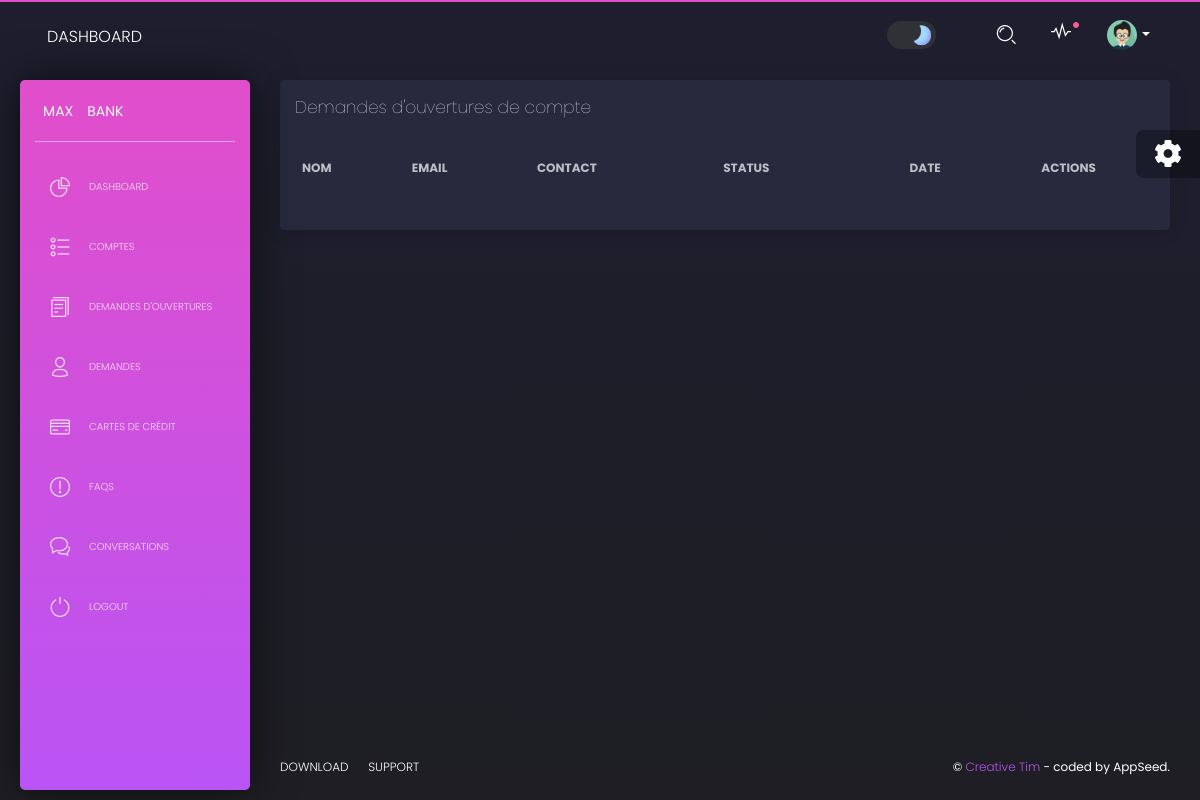
/bankAgent/demandes_ouverture (signed in), run on an earlier commit of the app's database.
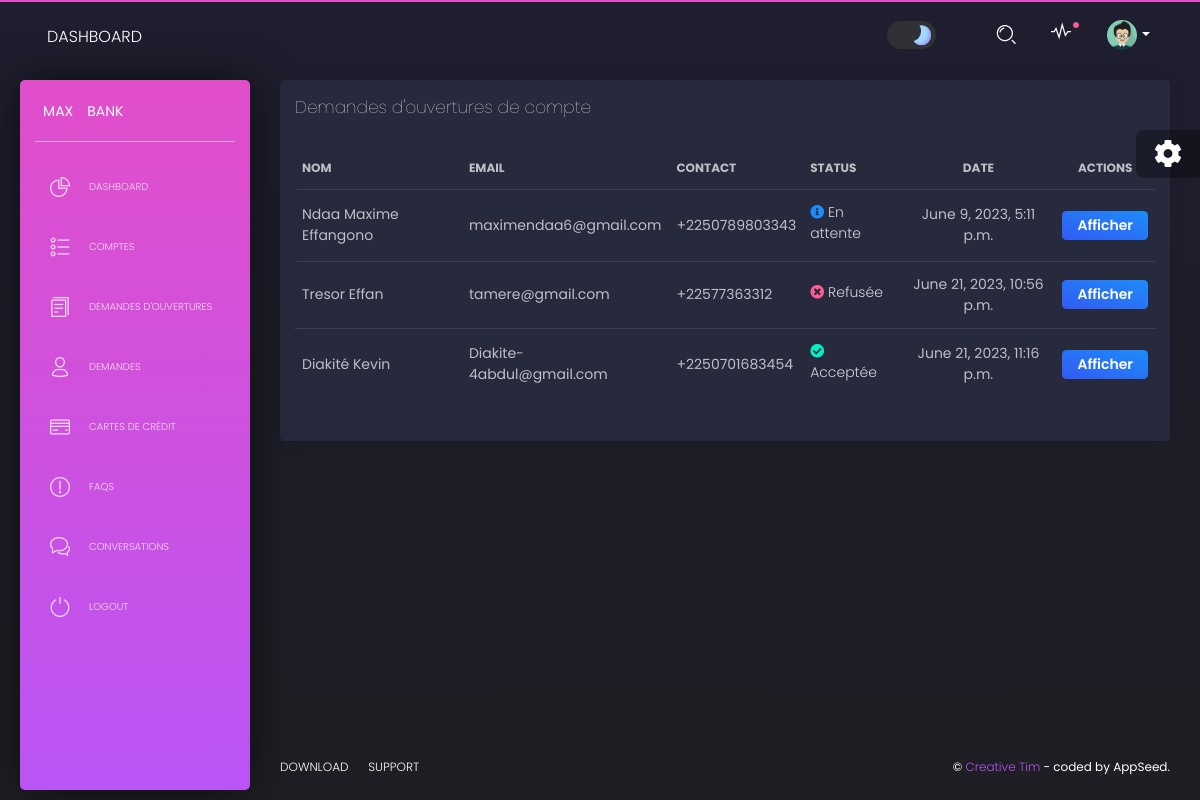
And on a later commit of the database.
### api/models.py (models this page shows, shortened)
class Demandes_ouvertures_comptes(models.Model):
    STATUT_CHOICES = (
        ('en_attente', 'En attente'),
        ('approuvee', 'Approuvée'),
        ('rejetee', 'Rejetée'),
    )
    date = models.DateTimeField(auto_now_add=True)
    status = models.CharField(max_length=100, choices=STATUT_CHOICES, default='en_attente')
    nom = models.CharField(max_length=100)
    email = models.EmailField(unique=True)
    contact = models.CharField(max_length=14, unique=True)
    date_naissance = models.DateField(blank=True)
    document_pic = models.ImageField(upload_to='passport_pic')
    photo = models.ImageField(upload_to='photo', blank=True)
    signature_pic = models.ImageField(upload_to='signature', blank=True)
    adresse = models.CharField(max_length=100, blank=True)
    code_secret = models.CharField(max_length=100, blank=True)

### bankAgent/views.py (the view)
# urls.py: path('demandes_ouverture', views.demandes_ouverture, name='demandes_ouverture'),
@login_required(login_url="/login/")
def demandes_ouverture(request):
    Demande_ouverture_list = Demandes_ouvertures_comptes.objects.all()
    context = {'segment': 'demandes',
               'Demande_ouverture_list': Demande_ouverture_list}
    html_template = loader.get_template('home/tables-ouv-compte.html')
    return HttpResponse(html_template.render(context, request))

### templates/home/tables-ouv-compte.html (shortened to what this page needs)
{% extends "layouts/base.html" %}
{% block content %}
  <div class="content">
    <div class="row">
      <div class="col-md-12">
        <div class="card">
          <div class="card-header">
            <h4 class="card-title">Demandes d'ouvertures de compte</h4>
          </div>
          <div class="card-body">
            <div class="table-responsive">
              <table class="table tablesorter">
                <thead class="text-primary">
                  <tr>
                    <th>Nom</th>
                    <th>Email</th>
                    <th>Contact</th>
                    <th>Status</th>
                    <th class="text-center">Date</th>
                    <th class="text-center">Actions</th>
                  </tr>
                </thead>
                <tbody>
                  {% for demandes in Demande_ouverture_list %}
                  <tr>
                    <td>{{ demandes.nom }}</td>
                    <td>{{ demandes.email }}</td>
                    <td>{{ demandes.contact }}</td>
                    <td>
                    {% if demandes.status == 'Approuvée' %}
                    <p><i class="fas fa-check-circle text-success"></i> Acceptée</p>
                    {% elif demandes.status == 'Rejetée' %}
                    <p><i class="fas fa-times-circle text-danger"></i> Refusée</p>
                    {% else %}
                    <p><i class="fas fa-info-circle text-info"></i> En attente</p>
                    {% endif %}
                    </td>
                    <td class="text-center">{{ demandes.date }}</td>
                    <td class="text-center">
                    <a href="{% url 'show_demande' demandes.id %}" class="btn btn-info btn-sm">Afficher</a>
                    </td>
                  </tr>
                  {% endfor %}
                </tbody>
              </table>
            </div>
          </div>
        </div>
      </div>
    </div>
  </div>
{% endblock content %}

What changed in the data, as far as the page shows it:
added Demandes_ouvertures_comptes: nom "Ndaa Maxime Effangono", email "maximendaa6@gmail.com", contact "+2250789803343", status "en_attente" (drawn), date "June 9, 2023, 5:11 p.m."
added Demandes_ouvertures_comptes: nom "Tresor Effan", email "tamere@gmail.com", contact "+22577363312", status "Rejetée" (drawn), date "June 21, 2023, 10:56 p.m."
added Demandes_ouvertures_comptes: nom "Diakité Kevin", email "Diakite-4abdul@gmail.com", contact "+2250701683454", status "Approuvée" (drawn), date "June 21, 2023, 11:16 p.m."
